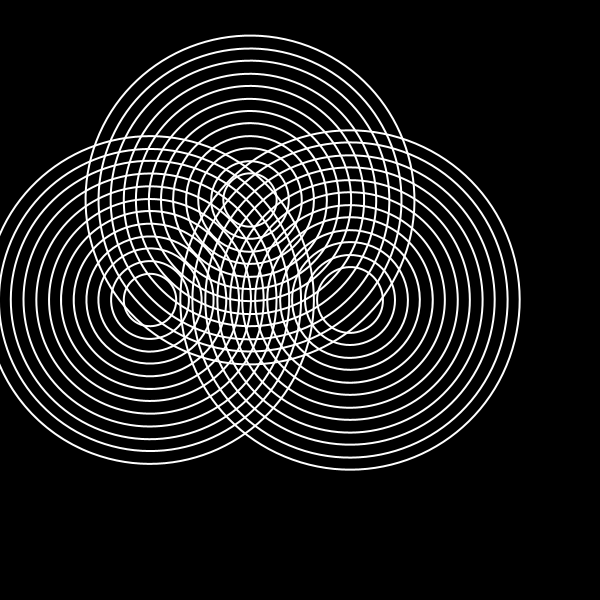
Frame 1 (no input)
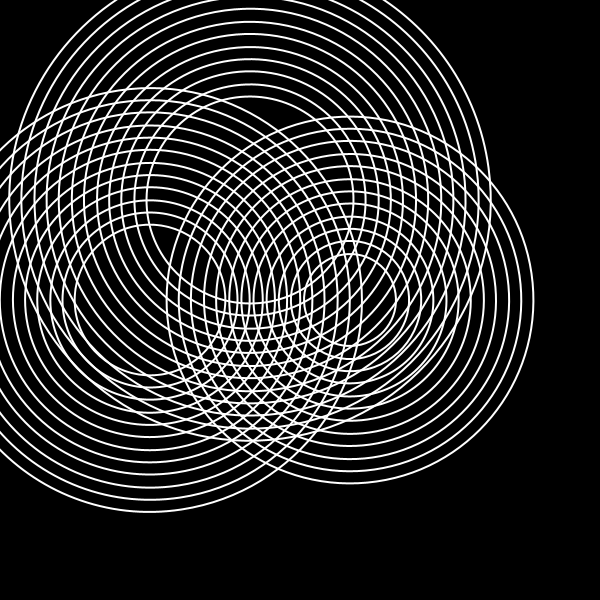
Frame 60 (the mouse pressed at the canvas centre just before this capture)
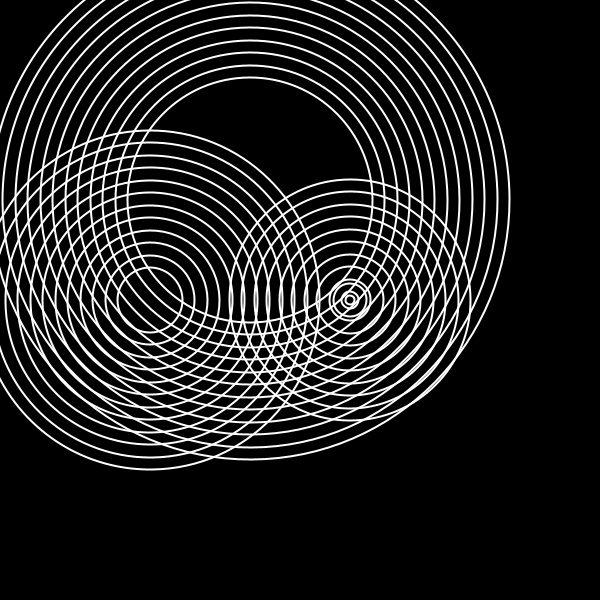
Frame 120 (the mouse held since frame 60 and released just before this capture)

The Processing sketch that drew these frames (run headless with seeded random() and noise(); from frame 60 on, the mouse is pressed at the canvas centre):

// Processing sketch: BoonenVictor_01
// ── BoonenVictor_01.pde
/**
 * Victor Boonen
 * 
 */


void setup() {
  background(0);
  size(600, 600);

  for (int x = 10; x < 600; x = x + 10) {
    stroke(255);
    strokeWeight(0.5);
    line(10, x, 590, x);
  }
  for (int y = 10; y < 600; y = y + 10) {
    stroke(255);
    strokeWeight(0.5);
    line(y, 10, y, 590);
  }
  //frameRate(10);
}

void draw() {
  //fill(0, 0, 0, 25);
  //rect(0, 0, width, height);
  background(0);

  circles(150, height/2, 0.025, 100);
  circles(350, height/2, 0.05, 300);
  circles(250, height/3, 0.015, 200);
}


void circles(float _x, float _y, float _freq, float _ampl) {
  noFill();
  strokeWeight(2);
  pushMatrix();
  translate(_x, _y);
  rotate(radians(millis())*0.09);
  
  float s = sin(frameCount*_freq) * _ampl;
  for (int y = 50; y < 350; y = y + 25) {    
    ellipse(0, 0, y+s, y+s);
  }
  popMatrix();
}
